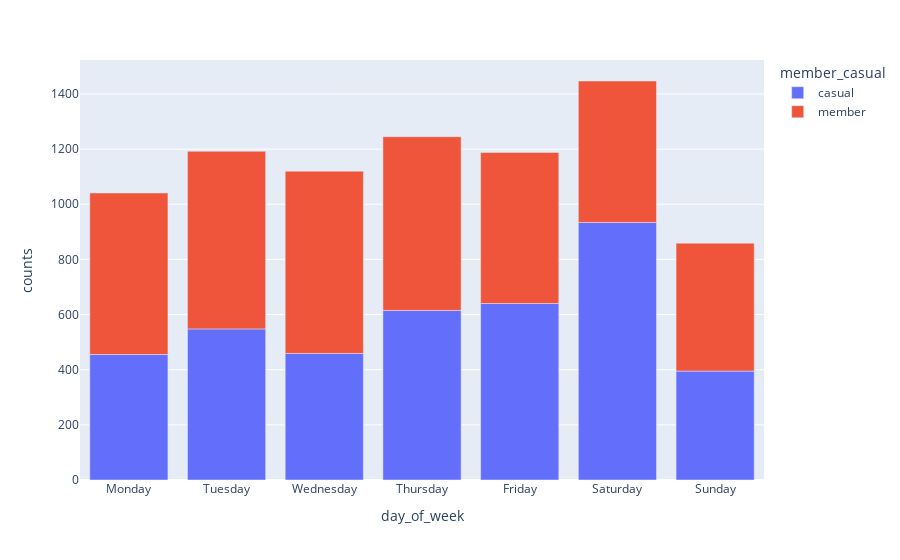

Source (notebook cell):
### Markdown cell above
**3) Do member bikers ride more on weekdays?**

### Code cell
df2 =  df_smote_final.groupby(by=["day_of_week", "member_casual"]).size().reset_index(name="counts")
map_week = {0: 'Monday', 1: 'Tuesday', 2:'Wednesday', 3:'Thursday',4:'Friday',5:'Saturday', 6:'Sunday'}
df2['day_of_week'] = df2['day_of_week'].map(map_week)
fig = px.bar(df2, x="day_of_week", y="counts",color="member_casual",)
fig.show()

### Figure 1 — Plotly figure (JSON) as saved in the notebook; plotly's stock layout.template omitted (floating-point values rounded to 4 significant figures)
{"data": [{"alignmentgroup": "True", "hovertemplate": "member_casual=casual<br>day_of_week=%{x}<br>counts=%{y}<extra></extra>", "legendgroup": "casual", "marker": {"color": "#636efa", "pattern": {"shape": ""}}, "name": "casual", "offsetgroup": "casual", "orientation": "v", "showlegend": true, "textposition": "auto", "type": "bar", "x": ["Monday", "Tuesday", "Wednesday", "Thursday", "Friday", "Saturday", "Sunday"], "xaxis": "x", "y": [455, 548, 459, 615, 640, 934, 395], "yaxis": "y"}, {"alignmentgroup": "True", "hovertemplate": "member_casual=member<br>day_of_week=%{x}<br>counts=%{y}<extra></extra>", "legendgroup": "member", "marker": {"color": "#EF553B", "pattern": {"shape": ""}}, "name": "member", "offsetgroup": "member", "orientation": "v", "showlegend": true, "textposition": "auto", "type": "bar", "x": ["Monday", "Tuesday", "Wednesday", "Thursday", "Friday", "Saturday", "Sunday"], "xaxis": "x", "y": [586, 644, 661, 630, 548, 513, 464], "yaxis": "y"}], "layout": {"barmode": "relative", "legend": {"title": {"text": "member_casual"}, "tracegroupgap": 0}, "margin": {"t": 60}, "xaxis": {"anchor": "y", "domain": [0, 1], "title": {"text": "day_of_week"}}, "yaxis": {"anchor": "x", "domain": [0, 1], "title": {"text": "counts"}}}}
